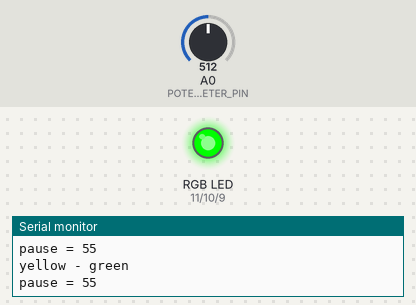
A sketch run on a simulated Arduino Uno, built with avr-gcc and run on an emulated ATmega328P. Shown: an RGB LED mixed from three pins (HIGH = lit), the last lines printed to the serial monitor. The test bench sets the inputs (shaded band); at power-on: A0 (POTENTIOMETER_PIN) = 512.

Above: at 16.1 s.
28.9 s: A0 (POTENTIOMETER_PIN) set to 296
At 33.5 s:
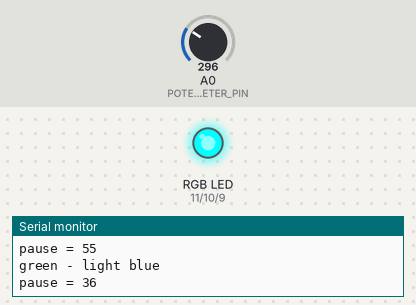
40.9 s: A0 (POTENTIOMETER_PIN) set to 284
At 43.8 s:
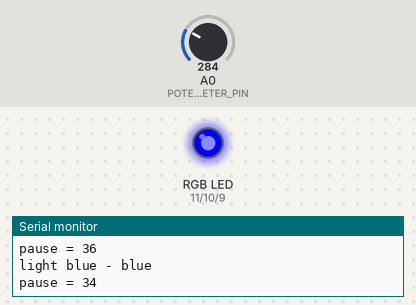
52.9 s: A0 (POTENTIOMETER_PIN) set to 201
At 54.8 s:
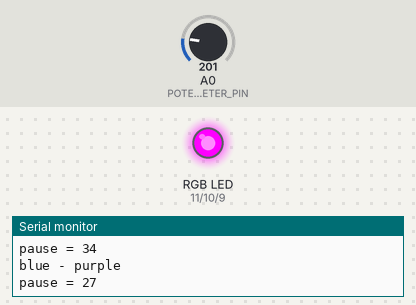
64.9 s: A0 (POTENTIOMETER_PIN) set to 187
Timing chart, 0 to 77.9 s (numbered marks = the images above; inputs shaded):
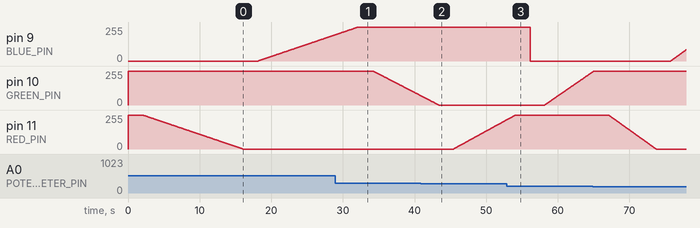

The sketch:

rgbRainbow.ino
```cpp
// (licence header left out)
const int POTENTIOMETER_PIN = A0;

// RGB
const int RED_PIN = 11;
const int GREEN_PIN = 10;
const int BLUE_PIN = 9;

int red;
int green;
int blue;

// pauses
const int MIN_PAUSE=10;
const int MAX_PAUSE=100;
const int VIEW_PAUSE=2000;

int pause;

void setup()
{
    Serial.begin(9600);
}

void loop()
{
    displayRainbowColors();
}

/// <summary>
/// Display rainbow colors.
/// </summary>
void displayRainbowColors()
{
    fromRedToYellowColor();
    fromYellowToGreen();
    fromGreenToLightBlue();
    fromLightBlueToBlue();
    fromBlueToPurple();
    fromPurpleToRed();
}

/// <summary>
/// From red to yellow colors.
/// </summary>
void fromRedToYellowColor()
{
    Serial.println("red - yellow");
    red = 255;
    green = 0;
    blue = 0;
    for(green = 0; green <= 255; green++)
    {
        setRGB(red, green, blue);
    }
    setpause();
}

/// <summary>
/// From yellow to green colors.
/// </summary>
void fromYellowToGreen()
{
    Serial.println("yellow - green");
    red = 255;
    green = 255;
    blue = 0;
    for(red = 255; red >= 0; red--)
    {
        setRGB(red, green, blue);
    }
    setpause();
}

/// <summary>
/// From green to light blue colors.
/// </summary>
void fromGreenToLightBlue()
{
    Serial.println("green - light blue");
    red = 0;
    green = 255;
    blue = 0;
    for(blue = 0; blue <= 255; blue++)
    {
        setRGB(red, green, blue);
    }
    setpause();
}

/// <summary>
/// From light blue to blue colors.
/// </summary>
void fromLightBlueToBlue()
{
    Serial.println("light blue - blue");
    red = 0;
    green = 255;
    blue = 255;
    for(green = 255; green >= 0; green--)
    {
        setRGB(red, green, blue);
    }
    setpause();
}

/// <summary>
/// From blue to purple colors.
/// </summary>
void fromBlueToPurple()
{
    Serial.println("blue - purple");
    red = 0;
    green = 0;
    blue = 255;
    for(red = 0; red <= 255; red++)
    {
        setRGB(red,green,blue);
    }
    setpause();
}

/// <summary>
/// From purple to red colors.
/// </summary>
void fromPurpleToRed()
{
    Serial.println("purple - red");
    red = 255;
    green = 0;
    blue = 255;
    for(blue=0;blue>=0;blue--)
    {
        setRGB(red,green,blue);
    }
    setpause();
}

/// <summary>
/// Set color to RGB.
/// </summary>
/// <param name="r">red.</param>
/// <param name="g">green.</param>
/// <param name="b">blue.</param>
void setRGB(int r, int g, int b)
{
    analogWrite(RED_PIN, r);
    analogWrite(GREEN_PIN, g);
    analogWrite(BLUE_PIN, b);
    delay(pause);
}

/// <summary>
/// Set pause time from potentiometer.
/// </summary>
void setpause()
{
    pause = map(analogRead(POTENTIOMETER_PIN), 0, 1024, MIN_PAUSE, MAX_PAUSE);
    Serial.print("pause = ");
    Serial.println(pause);
    delay(VIEW_PAUSE);
}
```

Measured:
- the behaviour switches between 285 and 284 on A0 (POTENTIOMETER_PIN) (found by bisection; images 1 and 2)
